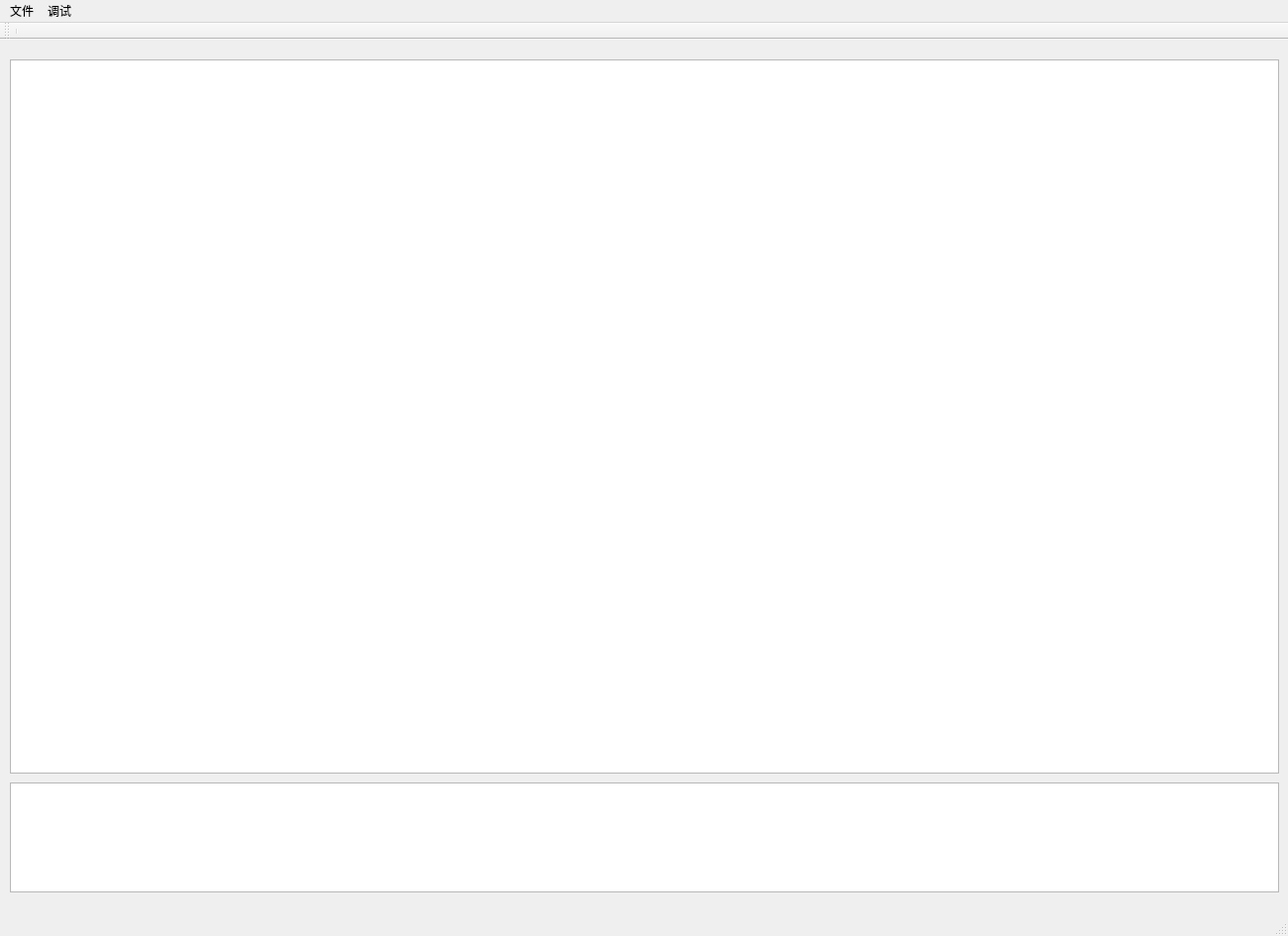
<?xml version="1.0" encoding="UTF-8"?>
<ui version="4.0">
 <class>MainWindow</class>
 <widget class="QMainWindow" name="MainWindow">
  <property name="geometry">
   <rect>
    <x>0</x>
    <y>0</y>
    <width>1300</width>
    <height>945</height>
   </rect>
  </property>
  <property name="windowTitle">
   <string>MainWindow</string>
  </property>
  <widget class="QWidget" name="centralwidget">
   <widget class="QTextBrowser" name="textBrowser">
    <property name="geometry">
     <rect>
      <x>10</x>
      <y>20</y>
      <width>1281</width>
      <height>721</height>
     </rect>
    </property>
    <property name="font">
     <font>
      <family>Calibri</family>
      <pointsize>16</pointsize>
      <weight>75</weight>
      <italic>true</italic>
      <bold>true</bold>
     </font>
    </property>
    <property name="cursor" stdset="0">
     <cursorShape>IBeamCursor</cursorShape>
    </property>
    <property name="readOnly">
     <bool>false</bool>
    </property>
   </widget>
   <widget class="QTextBrowser" name="textBrowser_2">
    <property name="geometry">
     <rect>
      <x>10</x>
      <y>750</y>
      <width>1281</width>
      <height>111</height>
     </rect>
    </property>
    <property name="font">
     <font>
      <family>Cambria</family>
      <pointsize>12</pointsize>
      <italic>true</italic>
     </font>
    </property>
   </widget>
  </widget>
  <widget class="QMenuBar" name="menubar">
   <property name="geometry">
    <rect>
     <x>0</x>
     <y>0</y>
     <width>1300</width>
     <height>25</height>
    </rect>
   </property>
   <widget class="QMenu" name="menu">
    <property name="title">
     <string>文件</string>
    </property>
   </widget>
   <widget class="QMenu" name="menu_2">
    <property name="title">
     <string>调试</string>
    </property>
    <addaction name="actionrun"/>
   </widget>
   <addaction name="menu"/>
   <addaction name="menu_2"/>
  </widget>
  <widget class="QStatusBar" name="statusbar"/>
  <widget class="QToolBar" name="toolBar">
   <property name="windowTitle">
    <string>toolBar</string>
   </property>
   <attribute name="toolBarArea">
    <enum>TopToolBarArea</enum>
   </attribute>
   <attribute name="toolBarBreak">
    <bool>false</bool>
   </attribute>
   <addaction name="separator"/>
  </widget>
  <action name="actionrun">
   <property name="checkable">
    <bool>false</bool>
   </property>
   <property name="icon">
    <iconset resource="res.qrc">
     <normaloff>:/run.png</normaloff>:/run.png</iconset>
   </property>
   <property name="text">
    <string>运行</string>
   </property>
   <property name="shortcut">
    <string>F5</string>
   </property>
   <property name="shortcutVisibleInContextMenu">
    <bool>true</bool>
   </property>
  </action>
  <action name="action">
   <property name="text">
    <string>run</string>
   </property>
  </action>
 </widget>
 <resources>
  <include location="res.qrc"/>
 </resources>
 <connections/>
</ui>
